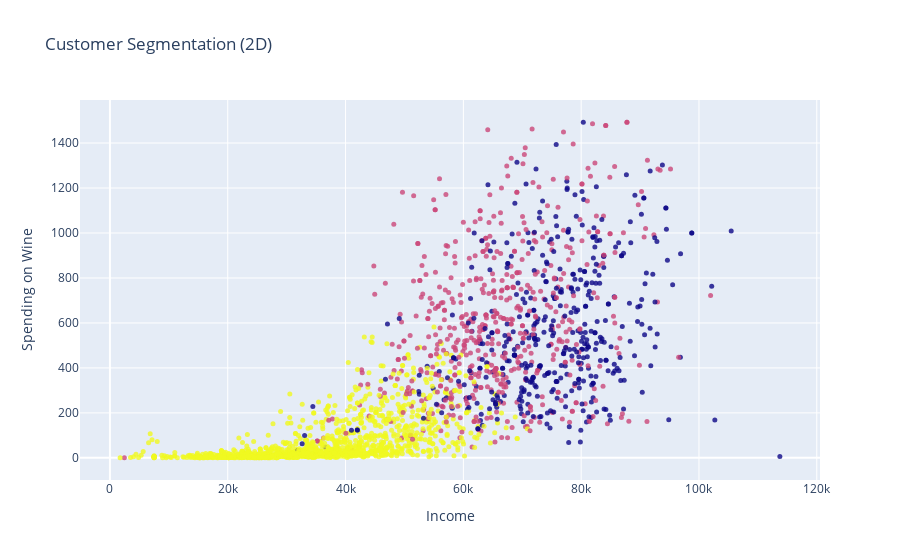

Notebook cell for this chart:
### Code cell
import plotly.graph_objects as go

# Create a 2D scatter plot
fig = go.Figure(data=[go.Scatter(
    x=data['Income'],
    y=data['MntWines'],
    mode='markers',
    marker=dict(
        size=5,
        color=data['cluster'],  # Set marker color to cluster labels
        opacity=0.8
    )
)])

# Update layout with axis titles and a plot title
fig.update_layout(
    title='Customer Segmentation (2D)',
    xaxis_title='Income',
    yaxis_title='Spending on Wine'
)

# Show the plot
fig.show()

### Figure 1 — Plotly figure (JSON) as saved in the notebook; plotly's stock layout.template omitted (floating-point values rounded to 4 significant figures; data arrays with more than 128 entries replaced by an {"elided": "..."} marker saying what was removed)
{"data": [{"marker": {"color": {"elided": "2205 int values"}, "opacity": 0.8, "size": 5}, "mode": "markers", "type": "scatter", "x": {"elided": "2205 int values"}, "y": {"elided": "2205 int values"}}], "layout": {"title": {"text": "Customer Segmentation (2D)"}, "xaxis": {"title": {"text": "Income"}}, "yaxis": {"title": {"text": "Spending on Wine"}}}}
